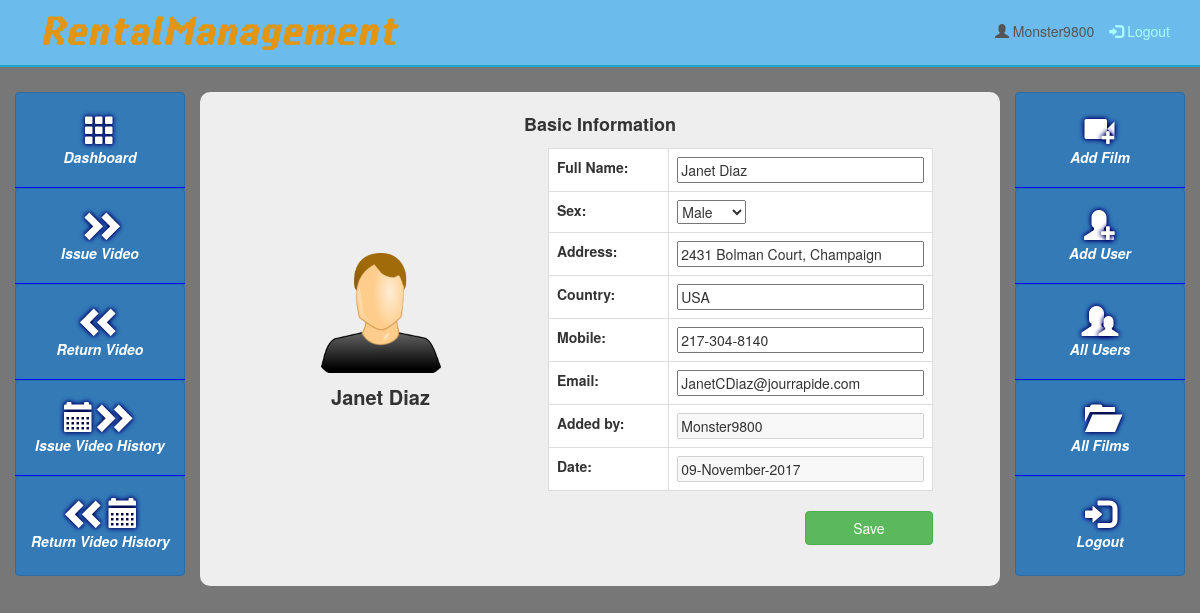
/edituser.php?id=5 (signed in), run on the app's committed database.
### tables this page shows
CREATE TABLE IF NOT EXISTS `users` (
  `id` int(11) NOT NULL AUTO_INCREMENT,
  `fullname` mediumtext NOT NULL,
  `address` mediumtext NOT NULL,
  `country` mediumtext NOT NULL,
  `mobile` mediumtext NOT NULL,
  `email` mediumtext NOT NULL,
  `admin` mediumtext NOT NULL,
  `datetime` mediumtext NOT NULL,
  `sex` text NOT NULL,
  PRIMARY KEY (`id`)
);

### edituser.php (the view, shortened to what this page needs)
<?php require_once("Include/Functions.php"); ?>
<!doctype html>
<html>
    <head>
        <link rel="stylesheet" href="https://maxcdn.bootstrapcdn.com/bootstrap/3.3.7/css/bootstrap.min.css">
        <link rel="stylesheet" href="css/adminstyle.css">
    </head>
    <body>
        <nav class="navbar navbar-light" role="navigation" style="background-color: #6BBCED;">
            <div class="container">
                <div class="navbar-header">
                    <a class="navbar-brand" href="index.php">
                        <img class="img-responsive" style="margin-top: -5px;" src="Images/Logo.png" width="380">
                    </a>
                </div>
                <div style="margin-top: 5px;">
            <ul id="logout" class="nav navbar-nav navbar-right">
      <li style="color: #555; padding-top: 15px;"><span class="glyphicon glyphicon-user"></span> <?php echo $_SESSION["UsernameVideo"]; ?></li>
      <li><a href="logout.php" style="color: #aff; background-color:transparent;"><span class="glyphicon glyphicon-log-in"></span> Logout</a></li>
            </ul>
                </div>
            </div>
        </nav>
<div class="line" style="height: 10px; background: #6BBCED; border-bottom: 2px solid #1DA4CF;"></div>
        <div class="container-fluid">
            <div class="row">
                <div class="col-sm-2">
                    <ul id="Side_Menu" class="nav nav-pills nav-stacked" style="padding-top: 25px;">
                        <li><a href="dashboard.php" class="btn btn-primary" style="width: 100%; height: 100px;"><span style="font-size: 30px; margin-top: 10px;" class="glyphicon glyphicon-th shadow"></span><br /><span class="menu-text">Dashboard</span></a>
                        </li>
                        <li style="margin-top: -5px; border-top: 1px solid blue;"><a href="issuevideo.php" class="btn btn-primary" style="width: 100%; height: 100px;"><span style="font-size: 30px; margin-top: 10px;" class="glyphicon glyphicon-chevron-right shadow"></span><span style="margin-left: -13px; font-size: 30px;" class="glyphicon glyphicon-chevron-right shadow"></span><br /><span class="menu-text">Issue Video</span></a>
                        </li>
                        <li style="margin-top: -5px; border-top: 1px solid blue;"><a href="returnvideo.php" class="btn btn-primary" style="width: 100%; height: 100px;"><span style="font-size: 30px; margin-top: 10px;" class="glyphicon glyphicon-chevron-left shadow"></span><span style="margin-left: -13px; font-size: 30px;" class="glyphicon glyphicon-chevron-left shadow"></span><br /><span class="menu-text">Return Video</span></a>
                        </li>
                        <li style="margin-top: -5px; border-top: 1px solid blue;"><a href="issuevideoh.php" class="btn btn-primary" style="width: 100%; height: 100px;"><span style="font-size: 30px; margin-top: 10px;" class="glyphicon glyphicon-calendar shadow"></span><span style="margin-left: -5px; font-size: 30px;" class="glyphicon glyphicon-chevron-right shadow"></span><span style="margin-left: -13px; font-size: 30px;" class="glyphicon glyphicon-chevron-right shadow"></span><br /><span class="menu-text">Issue Video History</span></a>
                        </li>
                        <li style="margin-top: -5px; border-top: 1px solid blue;"><a href="returnvideoh.php" class="btn btn-primary" style="width: 100%; height: 100px;"><span style="font-size: 30px; margin-top: 10px;" class="glyphicon glyphicon-chevron-left shadow"></span><span style="margin-left: -13px; font-size: 30px;" class="glyphicon glyphicon-chevron-left shadow"></span><span style="font-size: 30px;" class="glyphicon glyphicon-calendar shadow"></span><br /><span class="menu-text">Return Video History</span></a>
                        </li>
                    </ul>
                </div>
                <div class="col-sm-8" style="background-color: #eee; margin-top: 25px;">
                    <br />
<?php
    $PostIDFromURL=$_GET["id"];
    $ViewQuery = "SELECT * FROM users WHERE id='$PostIDFromURL'";
    $Execute = mysqli_query ($Connection, $ViewQuery);
    while($DataRows=mysqli_fetch_array($Execute))
    {
        $FullNameToBeUpdate=$DataRows['fullname'];
        $AddressToBeUpdate=$DataRows['address'];
        $CountryToBeUpdate=$DataRows['country'];
        $MobileToBeUpdate=$DataRows['mobile'];
        $EmailToBeUpdate=$DataRows['email'];
        $AdminToBeUpdate=$DataRows['admin'];
        $DateToBeUpdate=$DataRows['datetime'];
        $SexToBeUpdate=$DataRows['sex'];
?>
<p style="font-size: 18px; text-align: center; font-weight: bold;">Basic Information</p>
    <div class="menu">
        <img src="<?php if($SexToBeUpdate == 'Female'){ echo 'Images/profilf.png';} else {echo 'Images/profilm.png';} ?>" class="photoStyle" width="120" height="120" />
        <p style="font-size: 20px; text-align: center; font-weight: bold; padding-top: 10px;"><?php echo $FullNameToBeUpdate; ?></p>
    </div>
        <div class="table-responsive table-r">
    <form action="edituser.php?id=<?php echo $PostIDFromURL; ?>" class="form-horizontal" method="post" enctype="multipart/form-data">
            <table class="table table-hover table-bordered">
                <tr>
                    <th>Full Name:</th>
                    <td><input type="text" name="Fullname" value="<?php echo $FullNameToBeUpdate; ?>" /></td>
                </tr>
                <tr>
                    <th>Sex:</th>
                    <td><select name="Sex">
                        <option value="Male">Male</option>
                    </select></td>
                </tr>
                <tr>
                    <th>Address:</th>
                    <td><input type="text" name="Address" value="<?php echo $AddressToBeUpdate; ?>" /></td>
                </tr>
                <tr>
                    <th>Country:</th>
                    <td><input type="text" name="Country" value="<?php echo $CountryToBeUpdate; ?>" /></td>
                </tr>
                <tr>
                    <th>Mobile:</th>
                    <td><input type="text" name="Mobilenumber" value="<?php echo $MobileToBeUpdate; ?>" /></td>
                </tr>
                <tr>
                    <th>Email:</th>
                    <td><input type="text" name="Email" value="<?php echo $EmailToBeUpdate; ?>" /></td>
                </tr>
                <tr>
                    <th>Added by:</th>
                    <td><input type="text" value="<?php echo $AdminToBeUpdate; ?>" disabled /></td>
                </tr>
                <tr>
                    <th>Date:</th>
                    <td><input type="text" value="<?php echo $DateToBeUpdate; ?>" disabled /></td>
                </tr>
            </table>
            <input type="submit" name="Submit" class="col-sm-4 col-sm-offset-8 btn btn-success subbtn" value="Save" />
            </form>
        </div>
    <?php } ?>
    <hr>
                </div>
                <div class="col-sm-2">
                    <ul id="Side_Menu" class="nav nav-pills nav-stacked" style="padding-top: 25px;">
                        <li><a href="addfilm.php" class="btn btn-primary" style="width: 100%; height: 100px;"><span style="font-size: 30px; margin-top: 10px;" class="glyphicon glyphicon-facetime-video shadow"></span><span style="margin-left: -13px;" class="glyphicon glyphicon-plus shadow"></span><br />
                            <span class="menu-text">Add Film</span></a>
                        </li>
                        <li style="margin-top: -5px; border-top: 1px solid blue;"><a href="adduser.php" class="btn btn-primary" style="width: 100%; height: 100px;"><span style="font-size: 30px; margin-top: 10px;" class="glyphicon glyphicon-user shadow"></span><span style="margin-left: -13px; font-size: 15px;" class="glyphicon glyphicon-plus shadow"></span><br /><span class="menu-text">Add User</span></a>
                        </li>
                        <li style="margin-top: -5px; border-top: 1px solid blue;"><a href="allusers.php" class="btn btn-primary" style="width: 100%; height: 100px;"><span style="font-size: 30px; margin-top: 10px;" class="glyphicon glyphicon-user shadow"></span><span style="margin-left: -13px; font-size: 20px;" class="glyphicon glyphicon-user shadow"></span><br />
                            <span class="menu-text">All Users</span></a>
                        </li>
                        <li style="margin-top: -5px; border-top: 1px solid blue;"><a href="allfilms.php" class="btn btn-primary" style="width: 100%; height: 100px;"><span style="font-size: 30px; margin-top: 10px;" class="glyphicon glyphicon-folder-open shadow"></span><br />
                            <span class="menu-text">All Films</span></a>
                        </li>
                        <li style="margin-top: -5px; border-top: 1px solid blue;"><a href="logout.php" class="btn btn-primary" style="width: 100%; height: 100px;"><span style="font-size: 30px; margin-top: 10px;" class="glyphicon glyphicon-log-in shadow"></span><br />
                            <span class="menu-text">Logout</span></a>
                        </li>
                    </ul>
                </div>
            </div>
        </div>
    </body>
</html>

### css/adminstyle.css (style rules this page uses)
.col-sm-8 { min-height: 270px; border-radius: 10px; }
.line { margin-top: -20px; }
.navbar { border-radius: 0px; }
.menu-text { font-size: 100%; font-weight: bolder; font-style: italic; }
.shadow { text-shadow: 0 0 5px #000, 0 0 5px #0000ff; }
.menu { width:30%; text-align:center; float:left; margin-left: 50px; }
.menu img { margin-top: 70px; }

### edituser.php (style rules this page uses)
body { background-color: #777; }
table { background-color: #fff; }
.menu img { margin-top: 105px; }
.table-r { float:center; text-align: left; width: 50%; margin: 0 auto; }
input { width: 100%; }

### data on the page
users: fullname "Janet Diaz", Fullname "Janet Diaz", Address "2431 Bolman Court, Champaign", Country "USA", Mobilenumber "217-304-8140", Email "JanetCDiaz@jourrapide.com", admin "Monster9800", datetime "09-November-2017"

### other printed values
$_SESSION["UsernameVideo"] "Monster9800"
